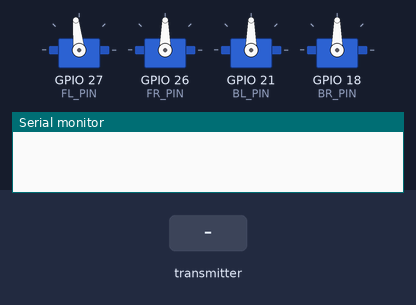
This sketch was run on a simulated ESP32. On the bench: 4 × servo, the last lines printed to the serial monitor. The test bench sets the inputs (shaded band).

Above: at 1.2 s.
1.3 s: the transmitter starts sending x = 1024
At 1.8 s:
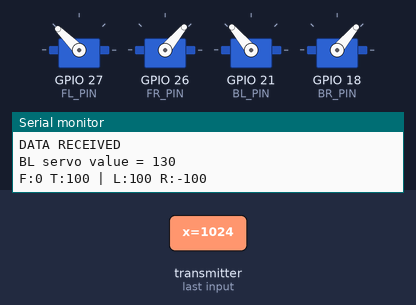
2.8 s: the transmitter starts sending y = 1024
At 4.0 s:
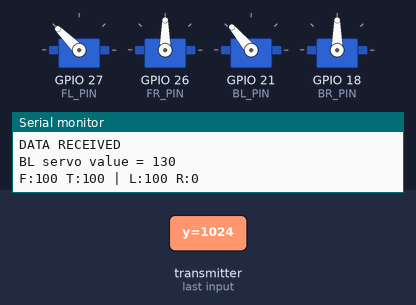
4.3 s: the transmitter starts sending x = 0
At 5.2 s:
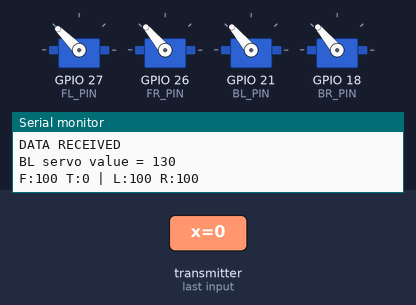
5.8 s: the transmitter starts sending x = 2048
At 6.4 s:
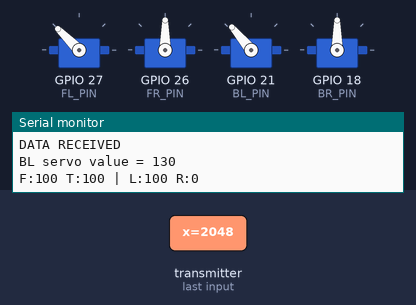
7.3 s: the transmitter starts sending y = 0
At 8.7 s:
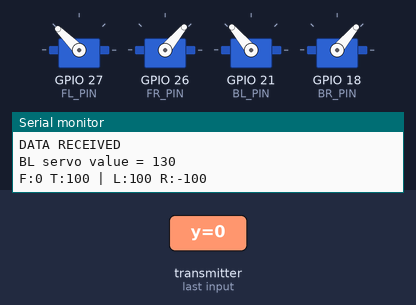
Timing chart, 0 to 9.8 s (numbered marks = the images above; inputs shaded):
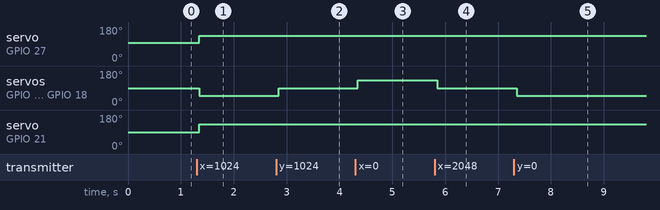

Measured:
- after the input at 1.3 s, servo on GPIO 27 (FL_PIN): 96° → 135° after 0.05 s; servo on GPIO 26 (FR_PIN), servo on GPIO 18 (BR_PIN): 90° → 50° after 0.05 s; servo on GPIO 21 (BL_PIN): 90° → 130° after 0.05 s
- after the input at 2.8 s, servo on GPIO 26 (FR_PIN), servo on GPIO 18 (BR_PIN): 50° → 90° after 0.05 s
- after the input at 4.3 s, servo on GPIO 26 (FR_PIN), servo on GPIO 18 (BR_PIN): 90° → 130° after 0.05 s
- after the input at 5.8 s, servo on GPIO 26 (FR_PIN), servo on GPIO 18 (BR_PIN): 130° → 90° after 0.05 s
- after the input at 7.3 s, servo on GPIO 26 (FR_PIN), servo on GPIO 18 (BR_PIN): 90° → 50° after 0.05 s

The sketch:

Robot_case_4WD_V2.ino
```cpp
// -----------------
//     ROBOT (4WD)
// -----------------
#include <esp_now.h>
#include <WiFi.h>
#include <ESP32Servo.h>

// Wheel pins
#define FL_PIN 27
#define FR_PIN 26
#define BL_PIN 21
#define BR_PIN 18

Servo fl, fr, bl, br;

// 🔧 TRIM THESE until robot stays still at rest
int trimFL = 5.8;
int trimFR = 0;
int trimBL = 0;
int trimBR = 0;

typedef struct {
  int x;
  int y;
} Data;

Data data;

// -----------------
int clamp(int v) {
  if (v < -100) return -100;
  if (v > 100)  return 100;
  return v;
}

// convert speed → servo signal
int toServo(int v) {
  return 90 + v * 0.4;  // adjust power here
}

// -----------------
void onReceive(const esp_now_recv_info *info, const uint8_t *incomingData, int len) {
  memcpy(&data, incomingData, sizeof(data));
  Serial.println("DATA RECEIVED");
  int forward = clamp(data.y);
  int turn    = clamp(data.x);

  // tank drive mix
  int left  = clamp(forward + turn);
  int right = clamp(forward - turn);

  // apply to wheels
  fl.write(toServo(left)  + trimFL);
  bl.write(toServo(left)  + trimBL);

  fr.write(toServo(right) + trimFR);
  br.write(toServo(right) + trimBR);
  Serial.printf("BL servo value = %d\n", toServo(left) + trimBL);
  Serial.printf("F:%d T:%d | L:%d R:%d\n", forward, turn, left, right);
}

// -----------------
void setup() {
  Serial.begin(115200);

  fl.attach(FL_PIN);
  fr.attach(FR_PIN);
  bl.attach(BL_PIN);
  br.attach(BR_PIN);

  // STOP all wheels
  fl.write(91.2 + trimFL);
  fr.write(90 + trimFR);
  bl.write(90 + trimBL);
  br.write(90 + trimBR);

  WiFi.mode(WIFI_STA);
  WiFi.disconnect();

  if (esp_now_init() != ESP_OK) {
    Serial.println("ESP-NOW init failed");
    return;
  }

  esp_now_register_recv_cb(onReceive);
}

void loop() {}
```
